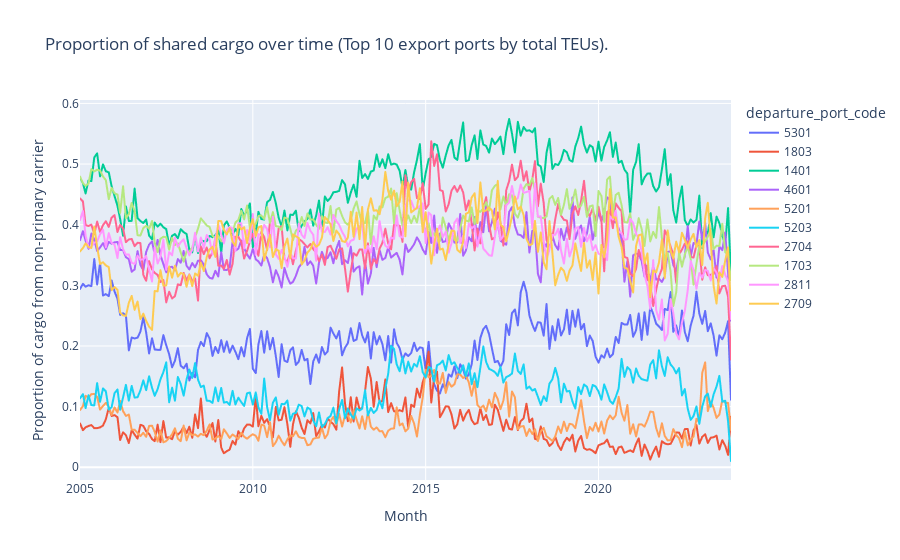

Write notebook code for a chart like this one.
### Code cell
sharing_over_time_plotly(
    data_lf=exports_lf,
    group_var='departure_port_code',
    include_missing_voyages=False,
    title='Proportion of shared cargo over time (Top 10 export ports by total TEUs).')

### Figure 1 — Plotly figure (JSON) as saved in the notebook; plotly's stock layout.template omitted (floating-point values rounded to 4 significant figures; data arrays with more than 128 entries replaced by an {"elided": "..."} marker saying what was removed)
{"data": [{"hovertemplate": "departure_port_code=5301<br>Month=%{x}<br>Proportion of cargo from non-primary carrier=%{y}<extra></extra>", "legendgroup": "5301", "line": {"color": "#636efa", "dash": "solid"}, "marker": {"symbol": "circle"}, "mode": "lines", "name": "5301", "showlegend": true, "type": "scattergl", "x": {"elided": "227 str values"}, "xaxis": "x", "y": {"elided": "227 float values"}, "yaxis": "y"}, {"hovertemplate": "departure_port_code=1803<br>Month=%{x}<br>Proportion of cargo from non-primary carrier=%{y}<extra></extra>", "legendgroup": "1803", "line": {"color": "#EF553B", "dash": "solid"}, "marker": {"symbol": "circle"}, "mode": "lines", "name": "1803", "showlegend": true, "type": "scattergl", "x": {"elided": "227 str values"}, "xaxis": "x", "y": {"elided": "227 float values"}, "yaxis": "y"}, {"hovertemplate": "departure_port_code=1401<br>Month=%{x}<br>Proportion of cargo from non-primary carrier=%{y}<extra></extra>", "legendgroup": "1401", "line": {"color": "#00cc96", "dash": "solid"}, "marker": {"symbol": "circle"}, "mode": "lines", "name": "1401", "showlegend": true, "type": "scattergl", "x": {"elided": "227 str values"}, "xaxis": "x", "y": {"elided": "227 float values"}, "yaxis": "y"}, {"hovertemplate": "departure_port_code=4601<br>Month=%{x}<br>Proportion of cargo from non-primary carrier=%{y}<extra></extra>", "legendgroup": "4601", "line": {"color": "#ab63fa", "dash": "solid"}, "marker": {"symbol": "circle"}, "mode": "lines", "name": "4601", "showlegend": true, "type": "scattergl", "x": {"elided": "227 str values"}, "xaxis": "x", "y": {"elided": "227 float values"}, "yaxis": "y"}, {"hovertemplate": "departure_port_code=5201<br>Month=%{x}<br>Proportion of cargo from non-primary carrier=%{y}<extra></extra>", "legendgroup": "5201", "line": {"color": "#FFA15A", "dash": "solid"}, "marker": {"symbol": "circle"}, "mode": "lines", "name": "5201", "showlegend": true, "type": "scattergl", "x": {"elided": "227 str values"}, "xaxis": "x", "y": {"elided": "227 float values"}, "yaxis": "y"}, {"hovertemplate": "departure_port_code=5203<br>Month=%{x}<br>Proportion of cargo from non-primary carrier=%{y}<extra></extra>", "legendgroup": "5203", "line": {"color": "#19d3f3", "dash": "solid"}, "marker": {"symbol": "circle"}, "mode": "lines", "name": "5203", "showlegend": true, "type": "scattergl", "x": {"elided": "227 str values"}, "xaxis": "x", "y": {"elided": "227 float values"}, "yaxis": "y"}, {"hovertemplate": "departure_port_code=2704<br>Month=%{x}<br>Proportion of cargo from non-primary carrier=%{y}<extra></extra>", "legendgroup": "2704", "line": {"color": "#FF6692", "dash": "solid"}, "marker": {"symbol": "circle"}, "mode": "lines", "name": "2704", "showlegend": true, "type": "scattergl", "x": {"elided": "227 str values"}, "xaxis": "x", "y": {"elided": "227 float values"}, "yaxis": "y"}, {"hovertemplate": "departure_port_code=1703<br>Month=%{x}<br>Proportion of cargo from non-primary carrier=%{y}<extra></extra>", "legendgroup": "1703", "line": {"color": "#B6E880", "dash": "solid"}, "marker": {"symbol": "circle"}, "mode": "lines", "name": "1703", "showlegend": true, "type": "scattergl", "x": {"elided": "227 str values"}, "xaxis": "x", "y": {"elided": "227 float values"}, "yaxis": "y"}, {"hovertemplate": "departure_port_code=2811<br>Month=%{x}<br>Proportion of cargo from non-primary carrier=%{y}<extra></extra>", "legendgroup": "2811", "line": {"color": "#FF97FF", "dash": "solid"}, "marker": {"symbol": "circle"}, "mode": "lines", "name": "2811", "showlegend": true, "type": "scattergl", "x": {"elided": "227 str values"}, "xaxis": "x", "y": {"elided": "227 float values"}, "yaxis": "y"}, {"hovertemplate": "departure_port_code=2709<br>Month=%{x}<br>Proportion of cargo from non-primary carrier=%{y}<extra></extra>", "legendgroup": "2709", "line": {"color": "#FECB52", "dash": "solid"}, "marker": {"symbol": "circle"}, "mode": "lines", "name": "2709", "showlegend": true, "type": "scattergl", "x": {"elided": "227 str values"}, "xaxis": "x", "y": {"elided": "227 float values"}, "yaxis": "y"}], "layout": {"legend": {"title": {"text": "departure_port_code"}, "tracegroupgap": 0}, "title": {"text": "Proportion of shared cargo over time (Top 10 export ports by total TEUs)."}, "xaxis": {"anchor": "y", "domain": [0, 1], "title": {"text": "Month"}}, "yaxis": {"anchor": "x", "domain": [0, 1], "title": {"text": "Proportion of cargo from non-primary carrier"}}}}
